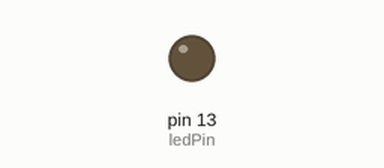
Bench run of a sketch on a simulated Arduino Uno, built with avr-gcc and run on an emulated ATmega328P. Parts: output pins drawn as LEDs (lit = HIGH).

Above: at 0.6 s.
At 2.5 s:
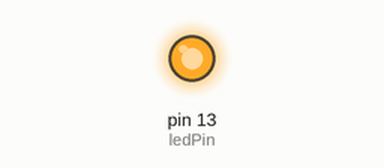
Timing chart, 0 to 6.7 s (numbered marks = the images above):
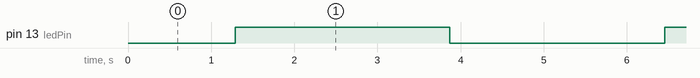

Measured:
- by itself, pin 13 (ledPin): alternates HIGH for 2.6 s and LOW for 2.6 s

The sketch:

varier_en_douceur_luminositer.ino
```cpp
int ledPin=13;

void setup() {

}

void loop() {
  for(int fadeValue=0;fadeValue<=255;fadeValue+=3){
  analogWrite(ledPin, fadeValue);
  delay(30);
  }
  for(int fadeValue=255;fadeValue>=0;fadeValue-=3){
  analogWrite(ledPin, fadeValue);
  delay(30);
  }
}
```
